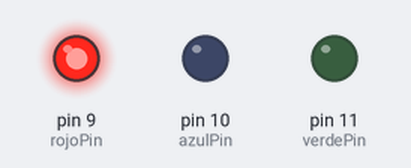
Simulated run of this sketch. Board: Arduino Uno, built with avr-gcc and run on an emulated ATmega328P. On the bench: output pins drawn as LEDs (lit = HIGH).

Above: at 0.1 s.
Timing chart, 0 to 1.6 s (numbered marks = the images above):
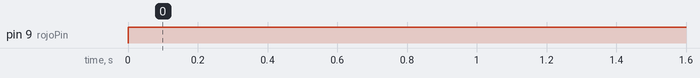

Measured:
- by itself, pin 9 (rojoPin): LOW → HIGH at 0.00 s

The sketch:

rpgled.ino
```cpp
/*
Jugando con la luz
*/

int verdePin = 11;
int azulPin = 10;
int rojoPin = 9;

//uncomment this line if using a Common Anode LED
//#define COMMON_ANODE

void setup()
{
  pinMode(rojoPin, OUTPUT);
  pinMode(verdePin, OUTPUT);
  pinMode(azulPin, OUTPUT);
}

void loop()
{
  analogWrite(rojoPin, 255);

}
```
